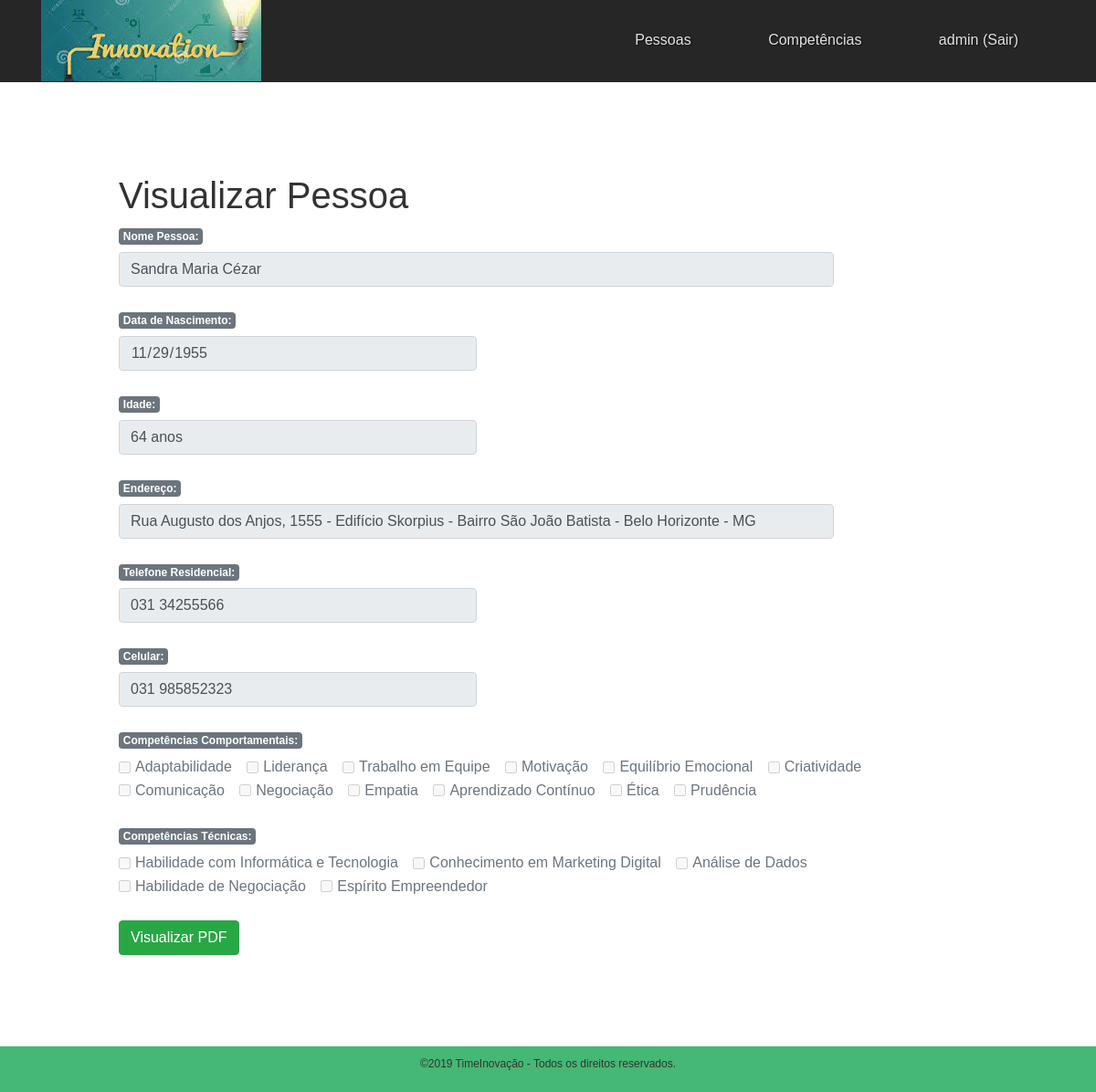
Page /index.php?pagina=inserir_pessoa&visualizar=3 (signed in) on the committed database.
### tables this page shows
CREATE TABLE `pessoas` (
  `id_pessoa` int(11) NOT NULL,
  `nome_pessoa` varchar(255) NOT NULL,
  `data_nascimento` date DEFAULT NULL,
  `idade` varchar(20) NOT NULL,
  `endereco` varchar(255) NOT NULL,
  `telefone` varchar(20) NOT NULL,
  `celular` varchar(20) NOT NULL,
  `data_inscricao` date NOT NULL
);

CREATE TABLE `competencias` (
  `id_competencia` int(11) NOT NULL,
  `nome` varchar(255) NOT NULL,
  `tipo` varchar(20) NOT NULL
);

### conexao/conexao.php (called while the page is built, shortened)
<?php
$servidor = "localhost";
$usuario = "root";
$senha = "";
$db = "time_inovacao";
$conexao = mysqli_connect($servidor, $usuario, $senha, $db);
$query = "SELECT * FROM pessoas";
$consulta_pessoas = mysqli_query($conexao, $query);
$query = "SELECT * FROM competencias WHERE tipo = 'Comportamental' ";
$consulta_comp_comportamentais = mysqli_query($conexao, $query);
$query = "SELECT * FROM competencias WHERE tipo = 'Tecnica' ";
$consulta_comp_tecnicas = mysqli_query($conexao, $query);

### views/inserir_pessoa.php (the view, shortened to what this page needs)
<?php if(!isset($_GET['editar']) && !isset($_GET['visualizar'])){ ?>
    <h3>Inserir Pessoa</h3>
    <form method="post" action="processa_pessoa.php">
        <label class="badge badge-secondary">Nome da Pessoa:</label><br>
        <input class="form-control col-md-10" type="text" name="nome_pessoa" placeholder="Insira o Nome da Pessoa">
        <br>
        <label class="badge badge-secondary">Data de Nascimento:</label><br>
        <input class="form-control col-md-5" type="date" name="data_nascimento" placeholder="Insira a Data de Nascimento">
        <br>
        <label class="badge badge-secondary">Idade:</label><br>
        <input class="form-control col-md-5" type="text" name="idade" placeholder="Insira a Idade">
        <br>
        <label class="badge badge-secondary">Endereço:</label><br>
        <input class="form-control col-md-10" type="text" name="endereco" placeholder="Insira o Endereço">
        <br>
        <label class="badge badge-secondary">Telefone Residencial:</label><br>
        <input class="form-control col-md-5" type="text" name="telefone" placeholder="Insira o número do Telefone Residencial">
        <br>
        <label class="badge badge-secondary">Celular:</label><br>
        <input class="form-control col-md-5" type="text" name="celular" placeholder="Insira o número do Celular">
        <br>
        <label class="badge badge-secondary">Competências Comportamentais:</label><br>
        <?php while($linha2 = mysqli_fetch_array($consulta_comp_comportamentais)){ ?>
            <div class="form-check form-check-inline">
                <input class="form-check-input" type="checkbox" name="comp_comportamentais[]" id="comp_comportamentais<?php echo $linha2['id_competencia']; ?>" value="<?php echo $linha2['id_competencia']; ?>">
                <label class="form-check-label" for="comp_comportamentais<?php echo $linha2['id_competencia']; ?>"><?php echo $linha2['nome']; ?></label>
            </div>
        <?php } ?>
        <br><br>
        <label class="badge badge-secondary">Competências Técnicas:</label><br>
        <?php while($linha2 = mysqli_fetch_array($consulta_comp_tecnicas)){ ?>
            <div class="form-check form-check-inline">
                <input class="form-check-input" type="checkbox" name="comp_tecnicas[]" id="comp_tecnicas<?php echo $linha2['id_competencia']; ?>"  value="<?php echo $linha2['id_competencia']; ?>">
                <label class="form-check-label" for="comp_tecnicas<?php echo $linha2['id_competencia']; ?>"><?php echo $linha2['nome']; ?></label>
            </div>
        <?php } ?>
        <br><br>
        <input class="btn btn-success" type="submit" value="Inserir Pessoa">
    </form>
<?php } else if(isset($_GET['visualizar'])) { ?>
    <?php while($linha = mysqli_fetch_array($consulta_pessoas)){ ?>
        <?php if($linha['id_pessoa'] == $_GET['visualizar']){ ?>
        <h1>Visualizar Pessoa</h1>
        <form method="post" action="visualizar_pessoa_pdf.php">
            <label class="badge badge-secondary">Nome Pessoa:</label><br>
            <input class="form-control col-md-10" type="text" name="nome_pessoa" placeholder="Insira o Nome da Pessoa" value="<?php echo $linha['nome_pessoa']; ?>" disabled>
            <br>
            <label class="badge badge-secondary">Data de Nascimento:</label><br>
            <input class="form-control col-md-5" type="date" name="data_nascimento" placeholder="Insira a Data de Nascimento" value="<?php echo $linha['data_nascimento']; ?>" disabled>
            <br>
            <label class="badge badge-secondary">Idade:</label><br>
            <input class="form-control col-md-5" type="text" name="idade" placeholder="Insira a Idade" value="<?php echo $linha['idade']; ?>" disabled>
            <br>
            <label class="badge badge-secondary">Endereço:</label><br>
            <input class="form-control col-md-10" type="text" name="endereco" placeholder="Insira o Endereço" value="<?php echo $linha['endereco']; ?>" disabled>
            <br>
            <label class="badge badge-secondary">Telefone Residencial:</label><br>
            <input class="form-control col-md-5" type="text" name="telefone" placeholder="Insira o número do Telefone Residencial" value="<?php echo $linha['telefone']; ?>" disabled>
            <br>
            <label class="badge badge-secondary">Celular:</label><br>
            <input class="form-control col-md-5" type="text" name="celular" placeholder="Insira o número do Celular" value="<?php echo $linha['celular']; ?>" disabled>
            <br>
            <label class="badge badge-secondary">Competências Comportamentais:</label><br>
            <?php while($linha2 = mysqli_fetch_array($consulta_comp_comportamentais)){ ?>
                <div class="form-check form-check-inline">
                    <input class="form-check-input" type="checkbox" name="comp_comportamentais[]" id="comp_comportamentais<?php echo $linha2['id_competencia']; ?>" value="<?php echo $linha2['id_competencia']; ?>"
                    <?php
                        $id_pessoa = $linha['id_pessoa'];
                        $id_competencia = $linha2['id_competencia'];
                        $query = "SELECT * FROM pessoa_competencia WHERE id_pessoa = $id_pessoa AND id_competencia = $id_competencia";
                        $consulta_pessoa_competencia = mysqli_query($conexao, $query);
                        if(mysqli_num_rows($consulta_pessoa_competencia) == 1) echo'checked';
                    ?> disabled>
                    <label class="form-check-label" for="comp_comportamentais<?php echo $linha2['id_competencia']; ?>"><?php echo $linha2['nome']; ?></label>
                </div>
            <?php } ?>
            <br><br>
            <label class="badge badge-secondary">Competências Técnicas:</label><br>
            <?php while($linha2 = mysqli_fetch_array($consulta_comp_tecnicas)){ ?>
                <div class="form-check form-check-inline">
                    <input class="form-check-input" type="checkbox" name="comp_tecnicas[]" id="comp_tecnicas<?php echo $linha2['id_competencia']; ?>"  value="<?php echo $linha2['id_competencia']; ?>"
                    <?php
                        $id_pessoa = $linha['id_pessoa'];
                        $id_competencia = $linha2['id_competencia'];
                        $query = "SELECT * FROM pessoa_competencia WHERE id_pessoa = $id_pessoa AND id_competencia = $id_competencia";
                        $consulta_pessoa_competencia = mysqli_query($conexao, $query);
                        if(mysqli_num_rows($consulta_pessoa_competencia) == 1) echo'checked';
                    ?> disabled>
                    <label class="form-check-label" for="comp_tecnicas<?php echo $linha2['id_competencia']; ?>"><?php echo $linha2['nome']; ?></label>
                </div>
            <?php } ?>
            <br><br>
            <input class="btn btn-success" type="submit" value="Visualizar PDF" target="_blank">
        </form>
        <?php } ?>
    <?php } ?>
<?php } ?>

### css/estilo.css (style rules this page uses)
* { margin: 0; padding: 0; }
body { font-family: helvetica, arial; font-size: 16px; color:#333; }

### rows in the picture
pessoas: nome_pessoa "Sandra Maria Cézar", data_nascimento "11/29/1955", idade "64 anos", endereco "Rua Augusto dos Anjos, 1555 - Edifício Skorpius - Bairro São João Batista - Belo Horizonte - MG", telefone "031 34255566", celular "031 985852323"
competencias: nome "Adaptabilidade"
competencias: nome "Liderança"
competencias: nome "Trabalho em Equipe"
competencias: nome "Motivação"
competencias: nome "Equilíbrio Emocional"
competencias: nome "Criatividade"
competencias: nome "Comunicação"
competencias: nome "Negociação"
competencias: nome "Empatia"
competencias: nome "Aprendizado Contínuo"
competencias: nome "Ética"
competencias: nome "Prudência"
competencias: nome "Habilidade com Informática e Tecnologia"
competencias: nome "Conhecimento em Marketing Digital"
competencias: nome "Análise de Dados"
competencias: nome "Habilidade de Negociação"
competencias: nome "Espírito Empreendedor"

### other values in the picture
$_SESSION['usuario'] "admin"
